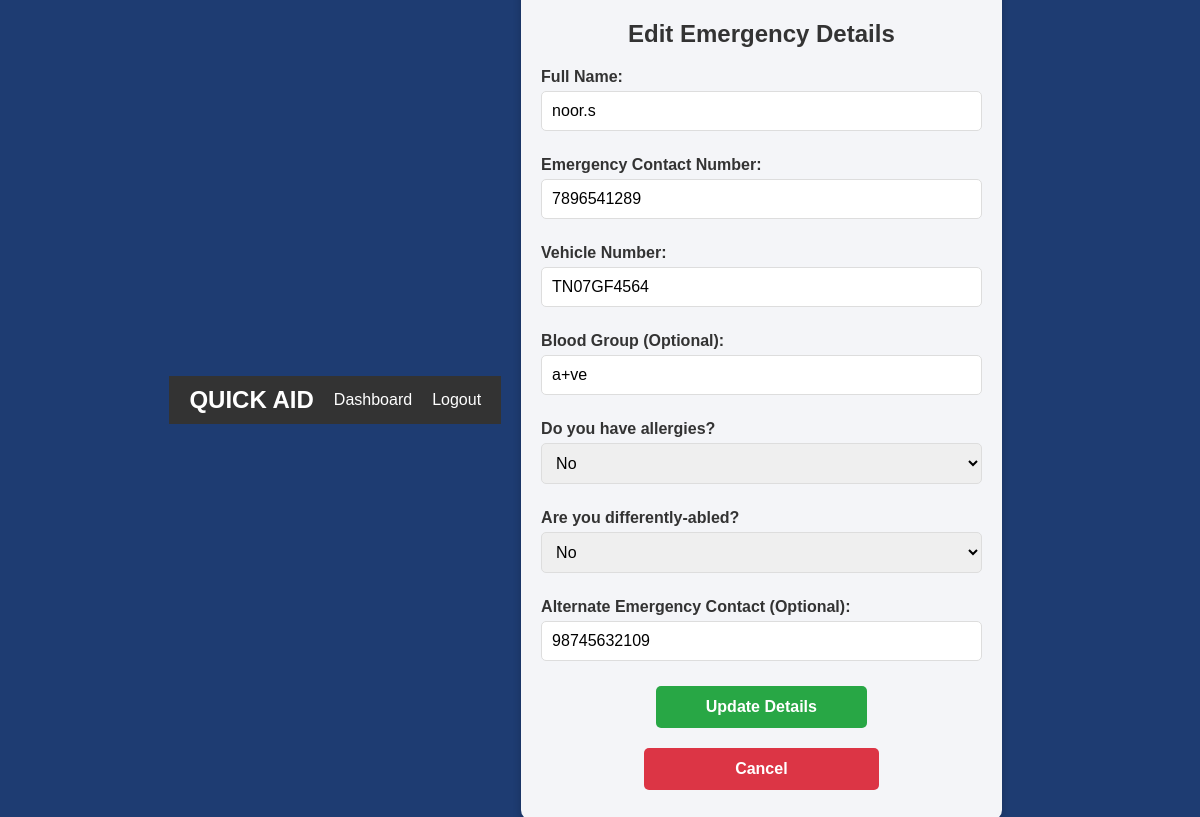
/edit_details/908JBZBB (signed in), run on the app's committed database.
### app.py (models this page shows)
class Details(db.Model):
    id = db.Column(db.Integer, primary_key=True)
    uid = db.Column(db.String(50), unique=True, nullable=False)
    name = db.Column(db.String(150), nullable=False)
    emergency_contact = db.Column(db.String(15), nullable=False)
    vehicle_number = db.Column(db.String(20), unique=True, nullable=False)
    blood_group = db.Column(db.String(50))
    allergies = db.Column(db.String(255))
    differently_abled = db.Column(db.String(255))
    alternate_contact = db.Column(db.String(15))
    aztec_code_path = db.Column(db.String(255))  # Path to the Aztec code image
    user_id = db.Column(db.Integer, db.ForeignKey('user.id'), nullable=False)

### app.py (the view, shortened to what this page needs)
@app.route('/edit_details/<uid>', methods=['GET', 'POST'])
@login_required
def edit_details(uid):
    detail = Details.query.filter_by(uid=uid, user_id=current_user.id).first()
    if not detail:
        flash('Details not found!', 'danger')
        return redirect(url_for('dashboard'))
    return render_template('edit_details.html', detail=detail)

### app.py (called while the page is built)
@login_manager.user_loader
def load_user(user_id):
    return User.query.get(int(user_id))

### templates/edit_details.html (shortened to what this page needs)
{% extends "base.html" %}
{% block content %}
    <div class="form-container">
        <h2>Edit Emergency Details</h2>
        <form action="{{ url_for('edit_details', uid=detail.uid) }}" method="POST">
            <label for="name">Full Name:</label>
            <input type="text" id="name" name="name" value="{{ detail.name }}" required>
            <label for="emergency_contact">Emergency Contact Number:</label>
            <input type="text" id="emergency_contact" name="emergency_contact" value="{{ detail.emergency_contact }}" required>
            <label for="vehicle_number">Vehicle Number:</label>
            <input type="text" id="vehicle_number" name="vehicle_number" value="{{ detail.vehicle_number }}" required>
            <label for="blood_group">Blood Group (Optional):</label>
            <input type="text" id="blood_group" name="blood_group" value="{{ detail.blood_group }}">
            <label for="allergies_select">Do you have allergies?</label>
            <select id="allergies_select" name="allergies">
                <option value="No" {% if detail.allergies == "No" %}selected{% endif %}>No</option>
            </select>
            <label for="disabled_select">Are you differently-abled?</label>
            <select id="disabled_select" name="differently_abled">
                <option value="No" {% if detail.differently_abled == "No" %}selected{% endif %}>No</option>
            </select>
            <label for="alternate_contact">Alternate Emergency Contact (Optional):</label>
            <input type="text" id="alternate_contact" name="alternate_contact" value="{{ detail.alternate_contact }}">
            <button type="submit" class="btn submit-btn">Update Details</button>
            <a href="{{ url_for('dashboard') }}" class="btn cancel-btn">Cancel</a>
        </form>
    </div>
{% endblock %}

### static/css/styles.css (style rules this page uses)
body { font-family: Arial, sans-serif; margin: 0; padding: 0; background-color: #f4f4f4; }

### templates/edit_details.html (style rules this page uses)
body { background: linear-gradient(135deg, #1e3c72, #1e3c72); font-family: Arial, sans-serif; color: #333; margin: 0; padding: 0; display: flex; justify-content: center; align-items: center; height: 100vh; }
.form-container { max-width: 500px; width: 90%; padding: 20px; background: rgba(255, 255, 255, 0.95); border-radius: 10px; box-shadow: 0 4px 8px rgba(0, 0, 0, 0.2); text-align: center; }
label { display: block; font-weight: bold; margin: 10px 0 5px; text-align: left; }
input, select { width: 100%; padding: 10px; margin-bottom: 15px; border: 1px solid #ddd; border-radius: 5px; font-size: 16px; box-sizing: border-box; }
.btn { display: inline-block; width: 48%; padding: 12px; margin: 10px 1%; border: none; border-radius: 5px; font-size: 16px; cursor: pointer; font-weight: bold; }
.submit-btn { background-color: #28a745; color: white; }
.cancel-btn { background-color: #dc3545; color: white; text-decoration: none; }

### data on the page
Details: name "noor.s", emergency_contact "7896541289", vehicle_number "TN07GF4564", blood_group "a+ve", allergies "No", differently_abled "No", alternate_contact "98745632109"
